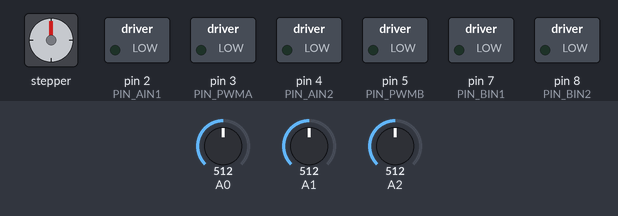
Simulated run of this sketch. Board: Arduino Uno, built with avr-gcc and run on an emulated ATmega328P. Parts: stepper motor, switched loads named in the sketch (green lamp = pin HIGH). The inputs (shaded band) are chosen by the test bench; at power-on: A2 = 512, A0 = 512, A1 = 512. Stepper angles assume 200 steps per turn.

Above: at 1.2 s.
1.3 s: A2 set to 553
2.8 s: A2 set to 580
At 3.07 s:
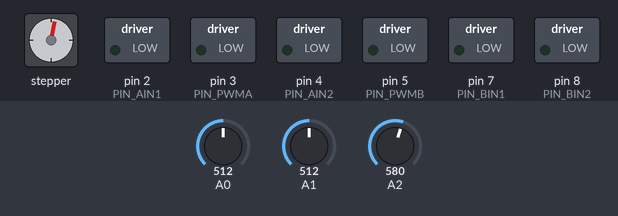
At 3.44 s:
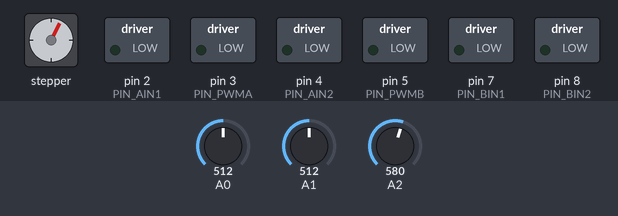
5.8 s: A0 set to 555
8.8 s: A0 set to 584
At 8.96 s:
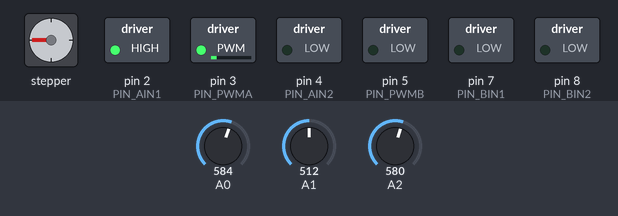
11.8 s: A1 set to 558
14.8 s: A1 set to 586
At 14.95 s:
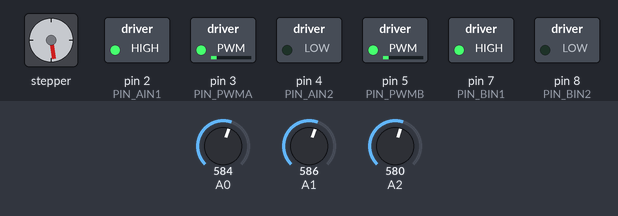
Timing chart, 0 to 20.3 s (numbered marks = the images above; inputs shaded):
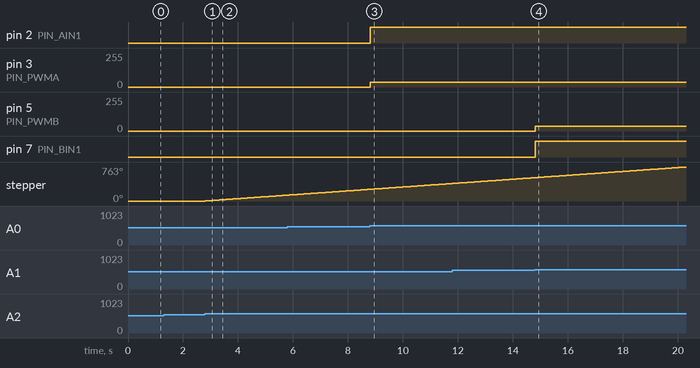

Measured:
- the behaviour switches between 571 and 572 on A2 (found by bisection; images 0 and 1)
- the behaviour switches between 571 and 572 on A0 (found by bisection; images 2 and 3)
- the behaviour switches between 571 and 572 on A1 (found by bisection; images 3 and 4)
- after the input at 1.3 s, every drawn part: stays the same
- after the input at 2.8 s, stepper: keeps turning clockwise at about 44°/s, starting at once
- after the input at 8.8 s, pin 2 (PIN_AIN1): LOW → HIGH at once; pin 3 (PIN_PWMA): 0/255 → 35/255 at once
- after the input at 14.8 s, pin 5 (PIN_PWMB): 0/255 → 36/255 at once; pin 7 (PIN_BIN1): LOW → HIGH at once

The sketch:

grua_arduino.ino
```cpp
#include <AccelStepper.h>

const int PIN_AIN1 = 2;
const int PIN_AIN2 = 4;
const int PIN_PWMA = 3;
const int PIN_BIN1 = 7;
const int PIN_BIN2 = 8;
const int PIN_PWMB = 5;
const int PIN_STEP = 9;
const int PIN_DIR = 10;

AccelStepper stepper(AccelStepper::DRIVER, PIN_STEP, PIN_DIR);

unsigned long lastSerialMs = 0;
const unsigned long COMMAND_TIMEOUT = 500;

int webCarro = 0;
int webElev = 0;
int webGiro = 0;

const int JOY_DEADZONE = 60;
const int MAX_PWM = 255;
const int STEP_SPEED = 500;
const int STEP_ACCEL = 300;

void setup() {
  pinMode(PIN_AIN1, OUTPUT);
  pinMode(PIN_AIN2, OUTPUT);
  pinMode(PIN_PWMA, OUTPUT);
  pinMode(PIN_BIN1, OUTPUT);
  pinMode(PIN_BIN2, OUTPUT);
  pinMode(PIN_PWMB, OUTPUT);

  Serial.begin(9600);
  stepper.setMaxSpeed(STEP_SPEED);
  stepper.setAcceleration(STEP_ACCEL);
}

int readJoystickAxis(int pin) {
  int value = analogRead(pin) - 512;
  if (abs(value) < JOY_DEADZONE) {
    return 0;
  }
  return map(value, -512, 512, -MAX_PWM, MAX_PWM);
}

void driveMotor(int pin1, int pin2, int pwmPin, int speed) {
  if (speed == 0) {
    digitalWrite(pin1, LOW);
    digitalWrite(pin2, LOW);
    analogWrite(pwmPin, 0);
    return;
  }

  if (speed > 0) {
    digitalWrite(pin1, HIGH);
    digitalWrite(pin2, LOW);
    analogWrite(pwmPin, speed);
  } else {
    digitalWrite(pin1, LOW);
    digitalWrite(pin2, HIGH);
    analogWrite(pwmPin, -speed);
  }
}

void stopAll() {
  webCarro = 0;
  webElev = 0;
  webGiro = 0;
}

void applySerialCommand(char command) {
  switch (command) {
    case 'F':
      webCarro = 200;
      break;
    case 'B':
      webCarro = -200;
      break;
    case 'U':
      webElev = 200;
      break;
    case 'D':
      webElev = -200;
      break;
    case 'L':
      webGiro = -300;
      break;
    case 'R':
      webGiro = 300;
      break;
    case 'S':
      stopAll();
      break;
    default:
      break;
  }
}

void readSerialCommands() {
  while (Serial.available()) {
    char incoming = Serial.read();
    if (incoming >= 'a' && incoming <= 'z') {
      incoming = incoming - 'a' + 'A';
    }

    applySerialCommand(incoming);
    lastSerialMs = millis();
  }
}

void checkTimeout() {
  if (millis() - lastSerialMs > COMMAND_TIMEOUT) {
    webCarro = 0;
    webElev = 0;
    webGiro = 0;
  }
}

void loop() {
  readSerialCommands();
  checkTimeout();

  int joystickCarro = readJoystickAxis(A0);
  int joystickElev = readJoystickAxis(A1);
  int joystickGiro = readJoystickAxis(A2);

  int commandedCarro = constrain(joystickCarro + webCarro, -MAX_PWM, MAX_PWM);
  int commandedElev = constrain(joystickElev + webElev, -MAX_PWM, MAX_PWM);
  int commandedGiro = constrain(joystickGiro + webGiro, -STEP_SPEED, STEP_SPEED);

  driveMotor(PIN_AIN1, PIN_AIN2, PIN_PWMA, commandedCarro);
  driveMotor(PIN_BIN1, PIN_BIN2, PIN_PWMB, commandedElev);

  stepper.setSpeed(commandedGiro);
  stepper.runSpeed();

  delay(20);
}
```
